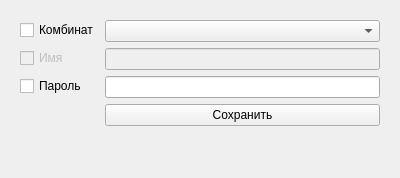
<?xml version="1.0" encoding="UTF-8"?>
<ui version="4.0">
 <class>Form</class>
 <widget class="QWidget" name="Form">
  <property name="geometry">
   <rect>
    <x>0</x>
    <y>0</y>
    <width>400</width>
    <height>178</height>
   </rect>
  </property>
  <property name="windowTitle">
   <string>Form</string>
  </property>
  <layout class="QVBoxLayout" name="verticalLayout">
   <item>
    <widget class="QWidget" name="widget" native="true">
     <layout class="QFormLayout" name="formLayout">
      <item row="0" column="0">
       <widget class="QCheckBox" name="mB">
        <property name="text">
         <string>Комбинат</string>
        </property>
       </widget>
      </item>
      <item row="0" column="1">
       <widget class="QComboBox" name="plant"/>
      </item>
      <item row="1" column="0">
       <widget class="QCheckBox" name="nB">
        <property name="enabled">
         <bool>false</bool>
        </property>
        <property name="text">
         <string>Имя</string>
        </property>
       </widget>
      </item>
      <item row="1" column="1">
       <widget class="QLineEdit" name="name">
        <property name="enabled">
         <bool>false</bool>
        </property>
       </widget>
      </item>
      <item row="2" column="0">
       <widget class="QCheckBox" name="pB">
        <property name="text">
         <string>Пароль</string>
        </property>
       </widget>
      </item>
      <item row="2" column="1">
       <widget class="QLineEdit" name="passw"/>
      </item>
      <item row="3" column="1">
       <widget class="QPushButton" name="btn">
        <property name="text">
         <string>Сохранить</string>
        </property>
       </widget>
      </item>
     </layout>
    </widget>
   </item>
  </layout>
 </widget>
 <resources/>
 <connections/>
</ui>
